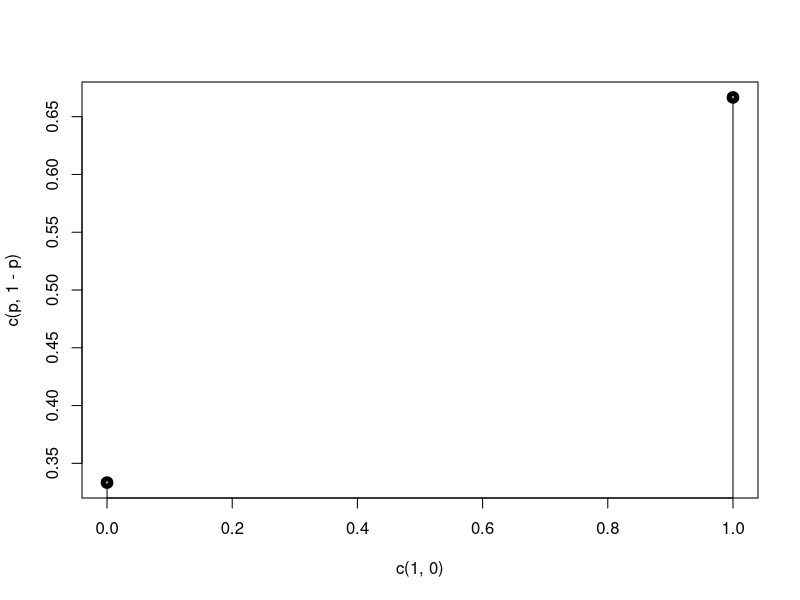
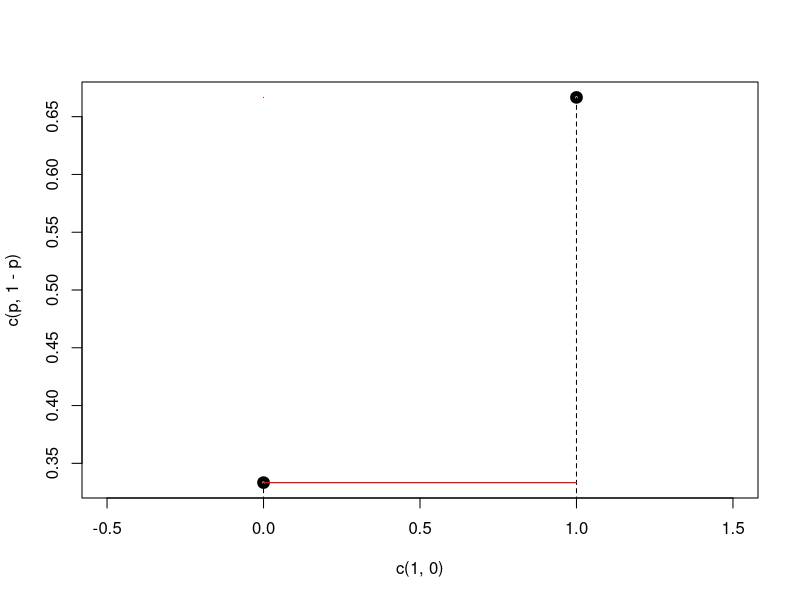

Here is the R script that generated these plots, in order:
# Aruncam in mod repetat o moneda pt care P(H) = p. Fie X - nr de succese realizate inainte de al 2-lea esec. Vrem sa determinam P(x=k)
fct_masa = function(){
  
}

# Pp ca avem un experiment aleator. ne interesam la realizarea unui eveniment A. Csd ca sansa de realizare a lui A este p
# 1 aruncam o moneda
FctMasa = function(p){
  plot(c(1,0),c(p,1-p), lwd=5)
  segments(c(1,0), 0, c(1,0), c(p,1-p))
}
FctMasa(2/3)

FctRep = function(p){
  #plot(c(-0.0002,1,0),c(0,p,1-p), lwd=5)
  plot(c(1,0),c(p,1-p), lwd=5, xlim = c(-0.5,1.5))
  segments(c(1,0), 0, c(1,0), c(p,1-p), lty="dashed")
  segments(0, c(1-p,p), c(1,0), c(1-p,p), col = "red")
  segments(-2, 0, 0, 0, col = "red")
  segments(0, c(1-p,p), c(1,0), c(1-p,p), col = "red")
  # segments(0, 0, 0, max(p,1-p))
}
FctRep(2/3)

